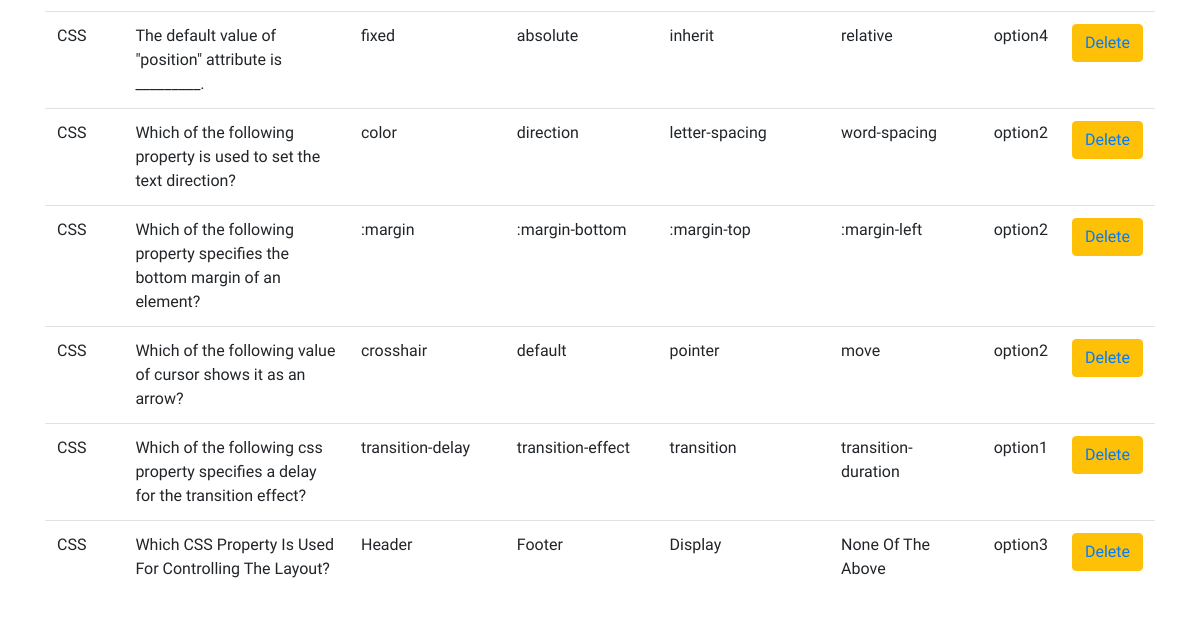
Page /viewquestion.php (lower part) on the earlier database version.
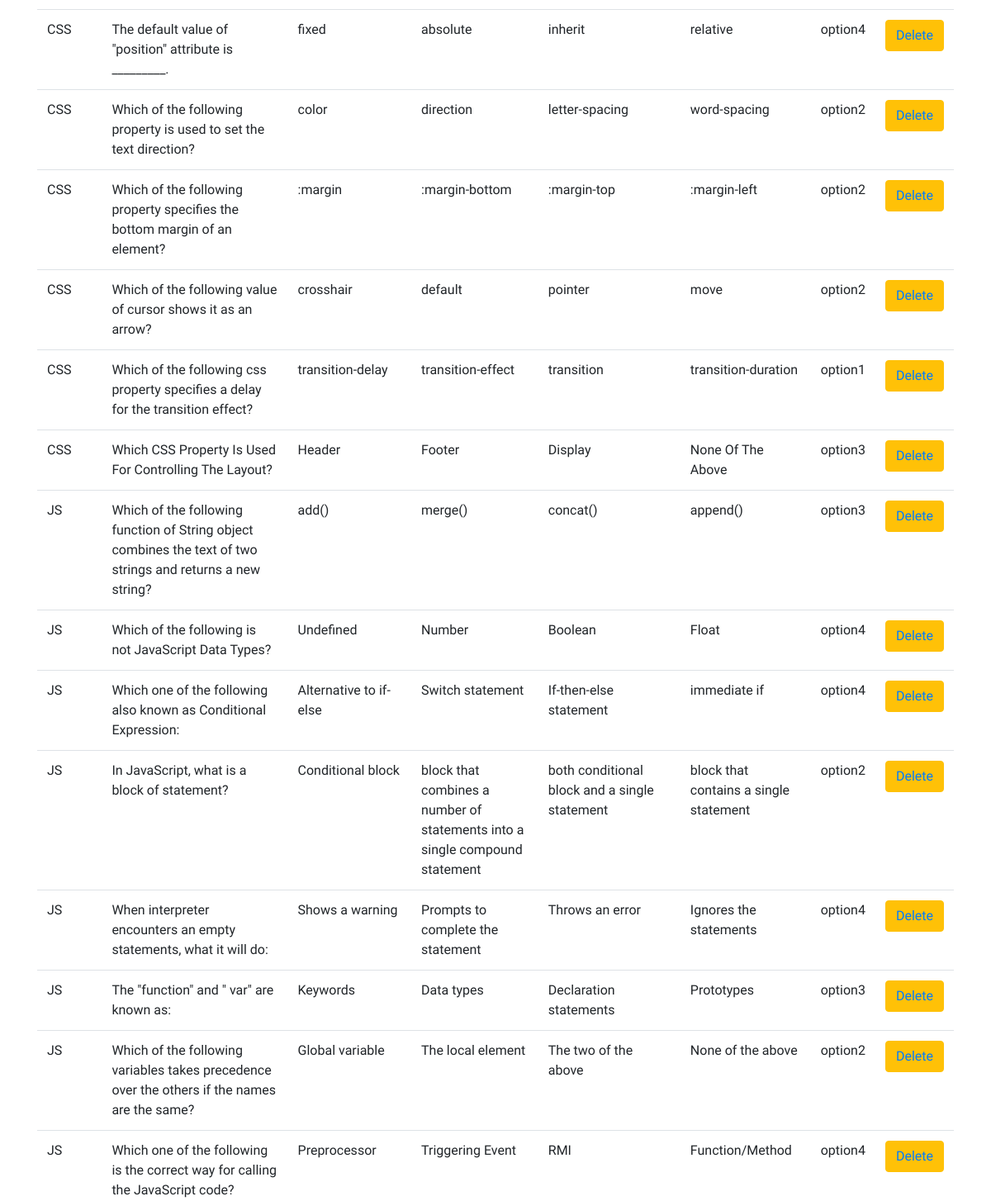
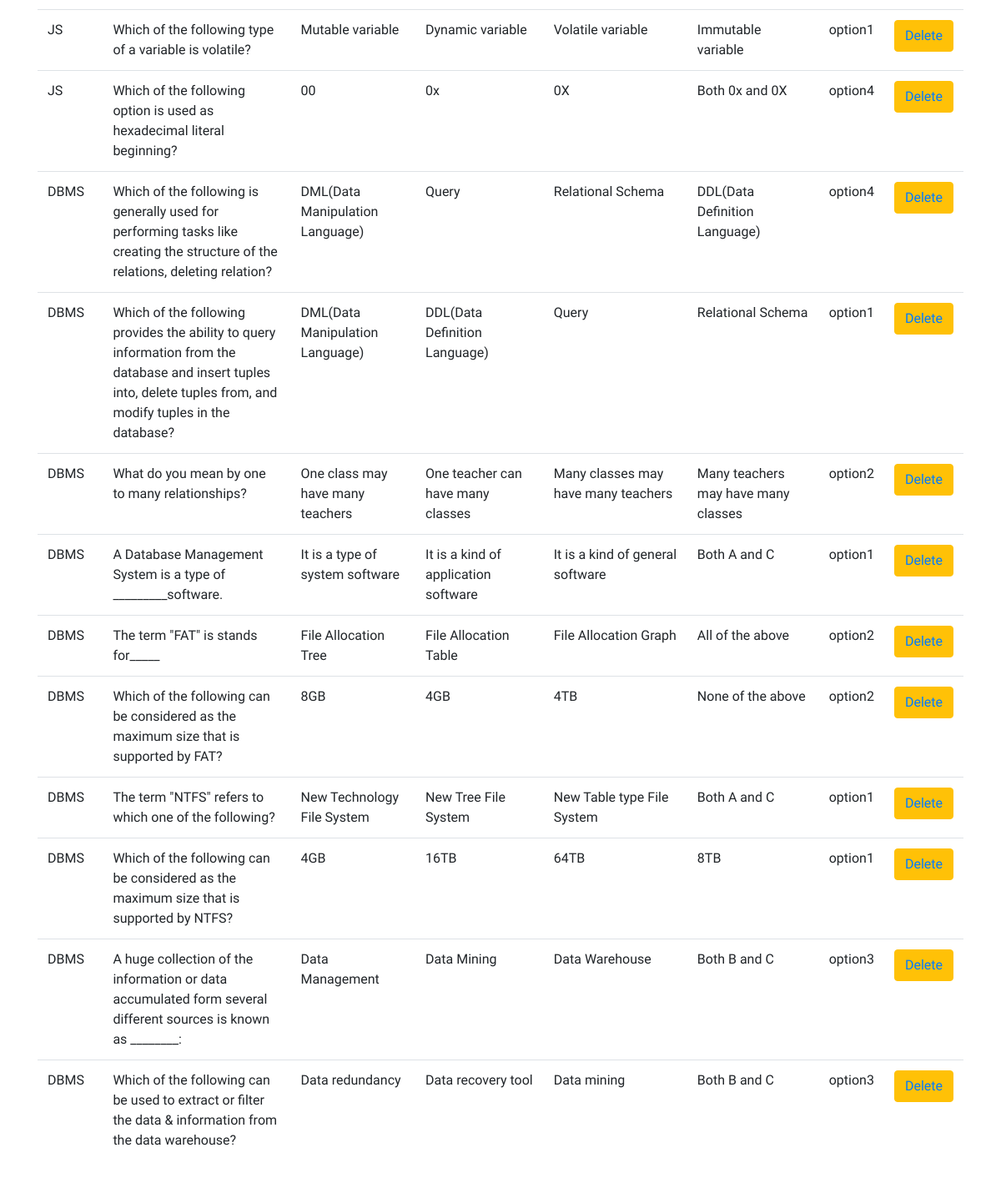
Same page on the later database version (2 pictures, top to bottom).
### tables this page shows
CREATE TABLE `subject` (
  `id` int(11) NOT NULL,
  `sub_name` varchar(20) NOT NULL
);

CREATE TABLE `question` (
  `id` int(10) NOT NULL,
  `question` varchar(255) NOT NULL,
  `option1` varchar(100) NOT NULL,
  `option2` varchar(100) NOT NULL,
  `option3` varchar(100) NOT NULL,
  `option4` varchar(100) NOT NULL,
  `answer` varchar(100) NOT NULL,
  `sub_id` int(10) NOT NULL
);

### viewquestion.php (the view, shortened to what this page needs)
<?php
include 'connection.php';
$sql="SELECT * FROM `subject` JOIN question on subject.id=question.sub_id";
$query=mysqli_query($conn,$sql);
?>
<!doctype html>
<html lang="en">
  <head>
    <link rel="stylesheet" href="https://cdn.jsdelivr.net/npm/bootstrap@4.6.0/dist/css/bootstrap.min.css">
    <link rel="stylesheet" href="style.css">
    <link rel="stylesheet" href="https://cdnjs.cloudflare.com/ajax/libs/font-awesome/4.7.0/css/font-awesome.min.css" />
    <link rel="stylesheet" type="text/css" href="https://cdn.datatables.net/1.10.23/css/jquery.dataTables.css">
  </head>
  <body>
  <?php include 'adminheader.php' ?>
  <div class="container-fluid bg mb-5">
        <div class="container log">
<table class="table" id="tb">
  <tbody>
      <?php while($row= mysqli_fetch_array($query)){?>
    <tr style="background:transparent">
      <td><?php echo $row['sub_name']; ?></td>
      <td><?php echo $row['question']; ?></td>
      <td><?php echo $row['option1']; ?></td>
      <td><?php echo $row['option2']; ?></td>
      <td><?php echo $row['option3']; ?></td>
      <td><?php echo $row['option4']; ?></td>
      <td><?php echo $row['answer']; ?></td>
            <td> <button class="btn btn-warning" type="submit" name="submit" value="submit"><a href="deletequestion.php?id=<?php echo $row['id'];?>">Delete</a> </button></td>
    </tr>
      <?php }?>
  </tbody>
</table>
        </div>
  </div>
  </body>
</html>

Differences in the rows shown:
added subject: sub_name "JS", question.question "Which of the following function of String object combines the text of two strings and returns a new string?", question.option1 "add()", question.option2 "merge()", question.option3 "concat()", question.option4 "append()", question.answer "option3", question.question "Which of the following is not JavaScript Data Types?", question.option1 "Undefined", question.option2 "Number", question.option3 "Boolean", question.option4 "Float", question.answer "option4", question.question "Which one of the following also known as Conditional Expression:", question.option1 "Alternative to if-else", question.option2 "Switch statement", question.option3 "If-then-else statement", question.option4 "immediate if", question.question "In JavaScript, what is a block of statement?", question.option1 "Conditional block", question.option2 "block that combines a number of statements into a single compound statement", question.option3 "both conditional block and a single statement", question.option4 "block that contains a single statement", question.answer "option2", question.question "When interpreter encounters an empty statements, what it will do:", question.option1 "Shows a warning", question.option2 "Prompts to complete the statement", question.option3 "Throws an error", question.option4 "Ignores the statements", question.question "The \"function\" and \" var\" are known as:", question.option1 "Keywords", question.option2 "Data types", question.option3 "Declaration statements", question.option4 "Prototypes", question.question "Which of the following variables takes precedence over the others if the names are the same?", question.option1 "Global variable", question.option2 "The local element", question.option3 "The two of the above", question.option4 "None of the above", question.question "Which one of the following is the correct way for calling the JavaScript code?", question.option1 "Preprocessor", question.option2 "Triggering Event", question.option3 "RMI", question.option4 "Function/Method", question.question "Which of the following type of a variable is volatile?", question.option1 "Mutable variable", question.option2 "Dynamic variable", question.option3 "Volatile variable", question.option4 "Immutable variable", question.answer "option1", question.question "Which of the following option is used as hexadecimal literal beginning?", question.option1 "00", question.option2 "0x", question.option3 "0X", question.option4 "Both 0x and 0X"
added subject: sub_name "DBMS", question.question "Which of the following is generally used for performing tasks like creating the structure of the relations, deleting relation?", question.option1 "DML(Data Manipulation Language)", question.option2 "Query", question.option3 "Relational Schema", question.option4 "DDL(Data Definition Language)", question.answer "option4", question.question "Which of the following provides the ability to query information from the database and insert tuples into, delete tuples from, and modify tuples in the database?", question.option2 "DDL(Data Definition Language)", question.option3 "Query", question.option4 "Relational Schema", question.answer "option1", question.question "What do you mean by one to many relationships?", question.option1 "One class may have many teachers", question.option2 "One teacher can have many classes", question.option3 "Many classes may have many teachers", question.option4 "Many teachers may have many classes", question.answer "option2", question.question "A Database Management System is a type of _________software.", question.option1 "It is a type of system software", question.option2 "It is a kind of application software", question.option3 "It is a kind of general software", question.option4 "Both A and C", question.question "The term \"FAT\" is stands for_____", question.option1 "File Allocation Tree", question.option2 "File Allocation Table", question.option3 "File Allocation Graph", question.option4 "All of the above", question.question "Which of the following can be considered as the maximum size that is supported by FAT?", question.option1 "8GB", question.option2 "4GB", question.option3 "4TB", question.option4 "None of the above", question.question "The term \"NTFS\" refers to which one of the following?", question.option1 "New Technology File System", question.option2 "New Tree File System", question.option3 "New Table type File System", question.question "Which of the following can be considered as the maximum size that is supported by NTFS?", question.option1 "4GB", question.option2 "16TB", question.option3 "64TB", question.option4 "8TB", question.question "A huge collection of the information or data accumulated form several different sources is known as ________:", question.option1 "Data Management", question.option2 "Data Mining", question.option3 "Data Warehouse", question.option4 "Both B and C", question.answer "option3", question.question "Which of the following can be used to extract or filter the data & information from the data warehouse?", question.option1 "Data redundancy", question.option2 "Data recovery tool", question.option3 "Data mining"
